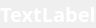
<?xml version="1.0" encoding="UTF-8"?>
<ui version="4.0">
 <class>Frame</class>
 <widget class="QFrame" name="Frame">
  <property name="geometry">
   <rect>
    <x>0</x>
    <y>0</y>
    <width>94</width>
    <height>23</height>
   </rect>
  </property>
  <property name="windowTitle">
   <string>Frame</string>
  </property>
  <layout class="QGridLayout" name="gridLayout">
   <property name="leftMargin">
    <number>0</number>
   </property>
   <property name="topMargin">
    <number>0</number>
   </property>
   <property name="rightMargin">
    <number>0</number>
   </property>
   <property name="bottomMargin">
    <number>0</number>
   </property>
   <property name="spacing">
    <number>0</number>
   </property>
   <item row="0" column="0">
    <widget class="QLabel" name="label">
     <property name="font">
      <font>
       <family>Ubuntu Mono</family>
       <pointsize>15</pointsize>
       <weight>75</weight>
       <bold>true</bold>
      </font>
     </property>
     <property name="styleSheet">
      <string notr="true">color: rgb(255, 255, 255);</string>
     </property>
     <property name="text">
      <string>TextLabel</string>
     </property>
    </widget>
   </item>
  </layout>
 </widget>
 <resources/>
 <connections/>
</ui>
